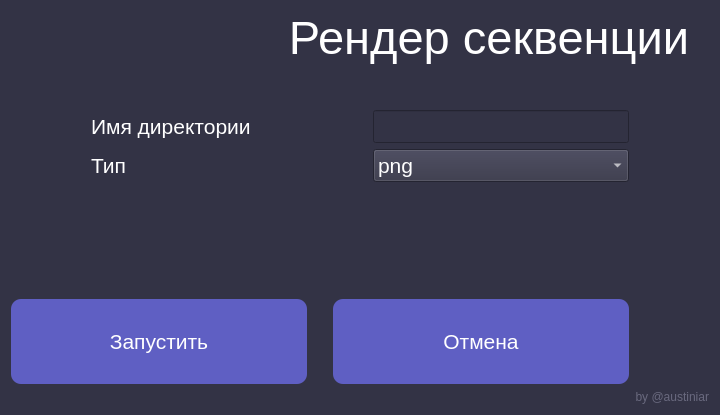
<?xml version="1.0" encoding="UTF-8"?>
<ui version="4.0">
 <class>Form</class>
 <widget class="QWidget" name="Form">
  <property name="geometry">
   <rect>
    <x>0</x>
    <y>0</y>
    <width>720</width>
    <height>415</height>
   </rect>
  </property>
  <property name="sizePolicy">
   <sizepolicy hsizetype="Preferred" vsizetype="Preferred">
    <horstretch>0</horstretch>
    <verstretch>0</verstretch>
   </sizepolicy>
  </property>
  <property name="minimumSize">
   <size>
    <width>720</width>
    <height>0</height>
   </size>
  </property>
  <property name="windowTitle">
   <string>Form</string>
  </property>
  <property name="styleSheet">
   <string notr="true">background-color: #333345; color: white;</string>
  </property>
  <layout class="QGridLayout" name="gridLayout">
   <item row="8" column="1">
    <layout class="QHBoxLayout" name="horizontalLayout_3">
     <item>
      <widget class="QPushButton" name="render_button">
       <property name="sizePolicy">
        <sizepolicy hsizetype="Preferred" vsizetype="Preferred">
         <horstretch>0</horstretch>
         <verstretch>0</verstretch>
        </sizepolicy>
       </property>
       <property name="font">
        <font>
         <pointsize>16</pointsize>
        </font>
       </property>
       <property name="styleSheet">
        <string notr="true">.QPushButton {
	background-color: #5f5fc3; 
    border-style: none; 
    border-radius: 10px; 
    padding: 30px; 
    color: white
}

.QPushButton:hover {
    background-color: #7c7cff;
}</string>
       </property>
       <property name="text">
        <string>Запустить</string>
       </property>
      </widget>
     </item>
     <item>
      <spacer name="horizontalSpacer_3">
       <property name="orientation">
        <enum>Qt::Horizontal</enum>
       </property>
       <property name="sizeType">
        <enum>QSizePolicy::Fixed</enum>
       </property>
       <property name="sizeHint" stdset="0">
        <size>
         <width>20</width>
         <height>20</height>
        </size>
       </property>
      </spacer>
     </item>
     <item>
      <widget class="QPushButton" name="cancel_button">
       <property name="font">
        <font>
         <pointsize>16</pointsize>
        </font>
       </property>
       <property name="styleSheet">
        <string notr="true">.QPushButton {
	background-color: #5f5fc3; 
    border-style: none; 
    border-radius: 10px; 
    padding: 30px; 
    color: white
}

.QPushButton:hover {
    background-color: #7c7cff;
}</string>
       </property>
       <property name="text">
        <string>Отмена</string>
       </property>
      </widget>
     </item>
     <item>
      <spacer name="horizontalSpacer_2">
       <property name="orientation">
        <enum>Qt::Horizontal</enum>
       </property>
       <property name="sizeType">
        <enum>QSizePolicy::Fixed</enum>
       </property>
       <property name="sizeHint" stdset="0">
        <size>
         <width>80</width>
         <height>20</height>
        </size>
       </property>
      </spacer>
     </item>
    </layout>
   </item>
   <item row="6" column="1">
    <layout class="QHBoxLayout" name="horizontalLayout_6">
     <item>
      <spacer name="horizontalSpacer_8">
       <property name="orientation">
        <enum>Qt::Horizontal</enum>
       </property>
       <property name="sizeType">
        <enum>QSizePolicy::Fixed</enum>
       </property>
       <property name="sizeHint" stdset="0">
        <size>
         <width>80</width>
         <height>20</height>
        </size>
       </property>
      </spacer>
     </item>
     <item>
      <widget class="QLabel" name="label_2">
       <property name="font">
        <font>
         <pointsize>16</pointsize>
        </font>
       </property>
       <property name="styleSheet">
        <string notr="true">color: white;</string>
       </property>
       <property name="text">
        <string>Тип</string>
       </property>
      </widget>
     </item>
     <item>
      <spacer name="horizontalSpacer_9">
       <property name="orientation">
        <enum>Qt::Horizontal</enum>
       </property>
       <property name="sizeHint" stdset="0">
        <size>
         <width>40</width>
         <height>20</height>
        </size>
       </property>
      </spacer>
     </item>
     <item>
      <widget class="QComboBox" name="type">
       <property name="sizePolicy">
        <sizepolicy hsizetype="Fixed" vsizetype="Fixed">
         <horstretch>0</horstretch>
         <verstretch>0</verstretch>
        </sizepolicy>
       </property>
       <property name="minimumSize">
        <size>
         <width>256</width>
         <height>0</height>
        </size>
       </property>
       <property name="font">
        <font>
         <pointsize>16</pointsize>
        </font>
       </property>
       <property name="styleSheet">
        <string notr="true">color: white; border-width: 2px; border-color: white;</string>
       </property>
       <property name="iconSize">
        <size>
         <width>40</width>
         <height>40</height>
        </size>
       </property>
       <item>
        <property name="text">
         <string>png</string>
        </property>
       </item>
       <item>
        <property name="text">
         <string>jpg</string>
        </property>
       </item>
      </widget>
     </item>
     <item>
      <spacer name="horizontalSpacer_10">
       <property name="orientation">
        <enum>Qt::Horizontal</enum>
       </property>
       <property name="sizeType">
        <enum>QSizePolicy::Fixed</enum>
       </property>
       <property name="sizeHint" stdset="0">
        <size>
         <width>80</width>
         <height>20</height>
        </size>
       </property>
      </spacer>
     </item>
    </layout>
   </item>
   <item row="9" column="1">
    <widget class="QLabel" name="label_3">
     <property name="styleSheet">
      <string notr="true">color: #69697e;</string>
     </property>
     <property name="text">
      <string>by @austiniar</string>
     </property>
     <property name="alignment">
      <set>Qt::AlignRight|Qt::AlignTrailing|Qt::AlignVCenter</set>
     </property>
    </widget>
   </item>
   <item row="7" column="1">
    <spacer name="verticalSpacer">
     <property name="orientation">
      <enum>Qt::Vertical</enum>
     </property>
     <property name="sizeHint" stdset="0">
      <size>
       <width>20</width>
       <height>40</height>
      </size>
     </property>
    </spacer>
   </item>
   <item row="4" column="1">
    <layout class="QVBoxLayout" name="verticalLayout_2">
     <item>
      <layout class="QHBoxLayout" name="horizontalLayout_5">
       <item>
        <spacer name="horizontalSpacer_4">
         <property name="orientation">
          <enum>Qt::Horizontal</enum>
         </property>
         <property name="sizeType">
          <enum>QSizePolicy::Fixed</enum>
         </property>
         <property name="sizeHint" stdset="0">
          <size>
           <width>80</width>
           <height>20</height>
          </size>
         </property>
        </spacer>
       </item>
       <item>
        <widget class="QLabel" name="label_4">
         <property name="font">
          <font>
           <pointsize>35</pointsize>
          </font>
         </property>
         <property name="styleSheet">
          <string notr="true">color: white; </string>
         </property>
         <property name="text">
          <string>Рендер секвенции</string>
         </property>
         <property name="alignment">
          <set>Qt::AlignRight|Qt::AlignTrailing|Qt::AlignVCenter</set>
         </property>
        </widget>
       </item>
       <item>
        <spacer name="horizontalSpacer_5">
         <property name="orientation">
          <enum>Qt::Horizontal</enum>
         </property>
         <property name="sizeType">
          <enum>QSizePolicy::Fixed</enum>
         </property>
         <property name="sizeHint" stdset="0">
          <size>
           <width>20</width>
           <height>20</height>
          </size>
         </property>
        </spacer>
       </item>
      </layout>
     </item>
     <item>
      <spacer name="verticalSpacer_2">
       <property name="orientation">
        <enum>Qt::Vertical</enum>
       </property>
       <property name="sizeType">
        <enum>QSizePolicy::Fixed</enum>
       </property>
       <property name="sizeHint" stdset="0">
        <size>
         <width>20</width>
         <height>40</height>
        </size>
       </property>
      </spacer>
     </item>
    </layout>
   </item>
   <item row="5" column="1">
    <layout class="QHBoxLayout" name="horizontalLayout_4">
     <item>
      <spacer name="horizontalSpacer_6">
       <property name="orientation">
        <enum>Qt::Horizontal</enum>
       </property>
       <property name="sizeType">
        <enum>QSizePolicy::Fixed</enum>
       </property>
       <property name="sizeHint" stdset="0">
        <size>
         <width>80</width>
         <height>20</height>
        </size>
       </property>
      </spacer>
     </item>
     <item>
      <widget class="QLabel" name="label">
       <property name="font">
        <font>
         <pointsize>16</pointsize>
        </font>
       </property>
       <property name="styleSheet">
        <string notr="true">color: white;</string>
       </property>
       <property name="text">
        <string>Имя директории</string>
       </property>
      </widget>
     </item>
     <item>
      <spacer name="horizontalSpacer">
       <property name="orientation">
        <enum>Qt::Horizontal</enum>
       </property>
       <property name="sizeHint" stdset="0">
        <size>
         <width>40</width>
         <height>20</height>
        </size>
       </property>
      </spacer>
     </item>
     <item>
      <widget class="QLineEdit" name="file_name">
       <property name="sizePolicy">
        <sizepolicy hsizetype="Fixed" vsizetype="Fixed">
         <horstretch>0</horstretch>
         <verstretch>0</verstretch>
        </sizepolicy>
       </property>
       <property name="minimumSize">
        <size>
         <width>256</width>
         <height>0</height>
        </size>
       </property>
       <property name="font">
        <font>
         <pointsize>16</pointsize>
        </font>
       </property>
       <property name="styleSheet">
        <string notr="true">color: white;</string>
       </property>
      </widget>
     </item>
     <item>
      <spacer name="horizontalSpacer_7">
       <property name="orientation">
        <enum>Qt::Horizontal</enum>
       </property>
       <property name="sizeType">
        <enum>QSizePolicy::Fixed</enum>
       </property>
       <property name="sizeHint" stdset="0">
        <size>
         <width>80</width>
         <height>20</height>
        </size>
       </property>
      </spacer>
     </item>
    </layout>
   </item>
  </layout>
 </widget>
 <resources/>
 <connections/>
</ui>
